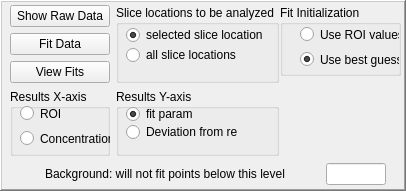
    <widget class="QFrame" name="frame_6">
     <property name="geometry">
      <rect>
       <x>340</x>
       <y>580</y>
       <width>406</width>
       <height>191</height>
      </rect>
     </property>
     <property name="autoFillBackground">
      <bool>true</bool>
     </property>
     <property name="frameShape">
      <enum>QFrame::WinPanel</enum>
     </property>
     <property name="frameShadow">
      <enum>QFrame::Raised</enum>
     </property>
     <widget class="QGroupBox" name="groupBox_4">
      <property name="geometry">
       <rect>
        <x>280</x>
        <y>5</y>
        <width>121</width>
        <height>71</height>
       </rect>
      </property>
      <property name="title">
       <string>Fit Initialization</string>
      </property>
      <widget class="QWidget" name="layoutWidget">
       <property name="geometry">
        <rect>
         <x>20</x>
         <y>20</y>
         <width>99</width>
         <height>44</height>
        </rect>
       </property>
       <layout class="QVBoxLayout" name="verticalLayout_4">
        <item>
         <widget class="QRadioButton" name="rbUseROIValues">
          <property name="text">
           <string>Use ROI values</string>
          </property>
          <property name="checked">
           <bool>false</bool>
          </property>
         </widget>
        </item>
        <item>
         <widget class="QRadioButton" name="rbUseBestGuess">
          <property name="text">
           <string>Use best guess</string>
          </property>
          <property name="checked">
           <bool>true</bool>
          </property>
         </widget>
        </item>
       </layout>
      </widget>
     </widget>
     <widget class="QWidget" name="layoutWidget">
      <property name="geometry">
       <rect>
        <x>10</x>
        <y>160</y>
        <width>376</width>
        <height>28</height>
       </rect>
      </property>
      <layout class="QHBoxLayout" name="horizontalLayout">
       <item>
        <widget class="QLabel" name="label_60">
         <property name="text">
          <string>Background: will not fit points below this level</string>
         </property>
         <property name="alignment">
          <set>Qt::AlignCenter</set>
         </property>
         <property name="wordWrap">
          <bool>true</bool>
         </property>
        </widget>
       </item>
       <item>
        <widget class="QLineEdit" name="lblBackGround">
         <property name="maximumSize">
          <size>
           <width>60</width>
           <height>16777215</height>
          </size>
         </property>
         <property name="toolTip">
          <string>Background counts, will not fit points below this values</string>
         </property>
        </widget>
       </item>
      </layout>
     </widget>
     <widget class="QWidget" name="layoutWidget">
      <property name="geometry">
       <rect>
        <x>10</x>
        <y>5</y>
        <width>269</width>
        <height>151</height>
       </rect>
      </property>
      <layout class="QGridLayout" name="gridLayout">
       <item row="1" column="0">
        <widget class="QGroupBox" name="groupBox_3">
         <property name="minimumSize">
          <size>
           <width>100</width>
           <height>60</height>
          </size>
         </property>
         <property name="title">
          <string>Results X-axis</string>
         </property>
         <widget class="QWidget" name="layoutWidget">
          <property name="geometry">
           <rect>
            <x>10</x>
            <y>15</y>
            <width>93</width>
            <height>44</height>
           </rect>
          </property>
          <layout class="QVBoxLayout" name="verticalLayout_3">
           <item>
            <widget class="QRadioButton" name="radioButton">
             <property name="text">
              <string>ROI</string>
             </property>
            </widget>
           </item>
           <item>
            <widget class="QRadioButton" name="radioButton_2">
             <property name="text">
              <string>Concentration</string>
             </property>
            </widget>
           </item>
          </layout>
         </widget>
        </widget>
       </item>
       <item row="0" column="0">
        <layout class="QVBoxLayout" name="verticalLayout_5">
         <item>
          <widget class="QPushButton" name="pbShowRawData">
           <property name="text">
            <string>Show Raw Data</string>
           </property>
          </widget>
         </item>
         <item>
          <widget class="QPushButton" name="pbFitData">
           <property name="text">
            <string>Fit Data</string>
           </property>
          </widget>
         </item>
         <item>
          <widget class="QPushButton" name="pbViewFits">
           <property name="text">
            <string>View Fits</string>
           </property>
          </widget>
         </item>
        </layout>
       </item>
       <item row="0" column="1">
        <widget class="QGroupBox" name="groupBox_2">
         <property name="title">
          <string>Slice locations to be analyzed</string>
         </property>
         <widget class="QRadioButton" name="rbSelectedSlice">
          <property name="geometry">
           <rect>
            <x>10</x>
            <y>20</y>
            <width>146</width>
            <height>20</height>
           </rect>
          </property>
          <property name="text">
           <string>selected slice location</string>
          </property>
          <property name="checked">
           <bool>true</bool>
          </property>
         </widget>
         <widget class="QRadioButton" name="rbAllSlices">
          <property name="geometry">
           <rect>
            <x>10</x>
            <y>40</y>
            <width>146</width>
            <height>20</height>
           </rect>
          </property>
          <property name="text">
           <string>all slice locations</string>
          </property>
          <property name="checked">
           <bool>false</bool>
          </property>
         </widget>
        </widget>
       </item>
       <item row="1" column="1">
        <widget class="QGroupBox" name="groupBox_5">
         <property name="title">
          <string>Results Y-axis</string>
         </property>
         <widget class="QRadioButton" name="rbResultsY">
          <property name="geometry">
           <rect>
            <x>10</x>
            <y>15</y>
            <width>95</width>
            <height>20</height>
           </rect>
          </property>
          <property name="text">
           <string>fit param</string>
          </property>
          <property name="checked">
           <bool>true</bool>
          </property>
         </widget>
         <widget class="QRadioButton" name="rbResultsError">
          <property name="geometry">
           <rect>
            <x>10</x>
            <y>30</y>
            <width>111</width>
            <height>26</height>
           </rect>
          </property>
          <property name="text">
           <string>Deviation from ref</string>
          </property>
         </widget>
        </widget>
       </item>
      </layout>
     </widget>
    </widget>
